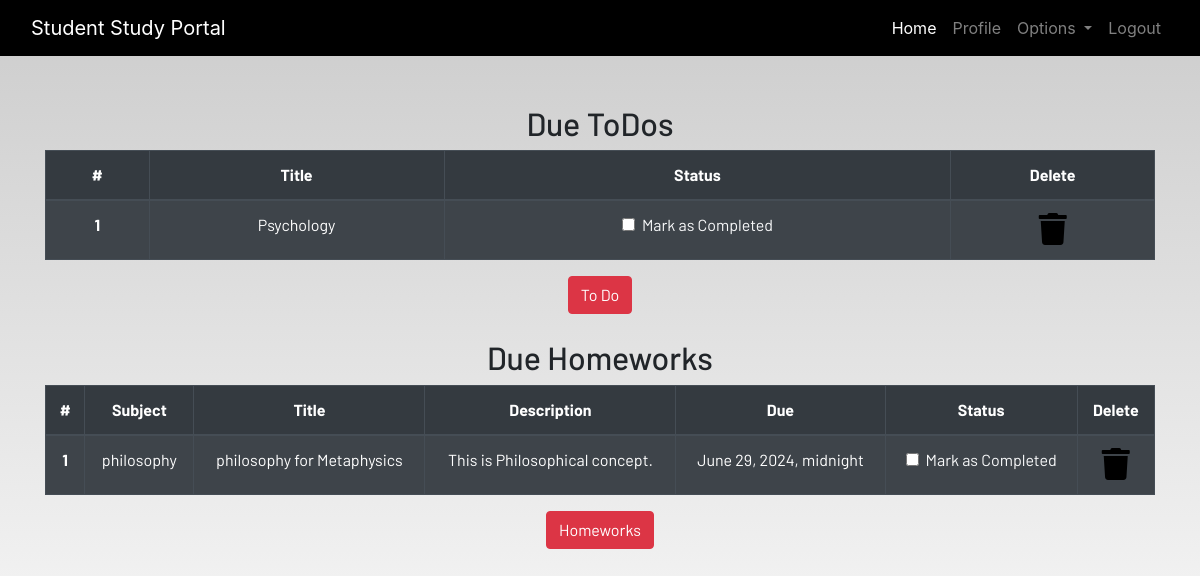
/profile/ (signed in), run on the app's committed database.
### dashboard/models.py (models this page shows, shortened)
class ToDo(models.Model):
    user=models.ForeignKey(User,on_delete=models.CASCADE)
    title=models.CharField(max_length=255)
    is_finished=models.BooleanField(default=False)

class Homework(models.Model):
    user=models.ForeignKey(User,on_delete=models.CASCADE)
    subject=models.CharField(max_length=255)
    title=models.CharField(max_length=255)
    description=models.TextField()
    due=models.DateTimeField()
    is_finished=models.BooleanField(default=False)

### dashboard/views.py (the view)
# urls.py: path('profile/',dash_views.profile,name='profile'),
@login_required
def profile(request):
    homeworks=Homework.objects.filter(is_finished=False,user=request.user)
    todos=ToDo.objects.filter(is_finished=False,user=request.user)
    if len(homeworks)==0:
        homework_done=True
    else:
        homework_done=False
    if len(todos)==0:
        todos_done=True
    else:
        todos_done=False
    context={
        'homeworks':homeworks,
        'todos':todos,
        'homework_done':homework_done,
        'todos_done':todos_done
        }
    return render(request,"dashboard/profile.html",context)

### dashboard/templates/dashboard/profile.html
{% extends 'dashboard/base.html' %}
{% load static %}
{% load crispy_forms_tags %}
{% block content %}
<section class="text-center">
    <div class="container">
        {% if not todos_done %}
        <h2>Due ToDos</h2>
        <table class="table table-striped table-bordered table-hover table-dark">
            <thead>
                <tr>
                    <th scope="col">#</th>
                    <th scope="col">Title</th>
                    <th scope="col">Status</th>
                    <th scope="col">Delete</th>
                </tr>
            </thead>
            <tbody>
                {% for todo in todos %}
                <tr>
                    <th scope="row">{{ forloop.counter }}</th>
                    <td>{{ todo.title }}</td>
                    <td>
                        <a href="{% url 'update_todo' todo.id %}">
                            <div class="form-check">
                                {% if todo.is_finished %}
                                    <input class="form-check-input" type="checkbox" checked>
                                {% else %}
                                    <input class="form-check-input" type="checkbox" value="">
                                {% endif %}
                                <label class="form-check-label text-light" for="flexCheckDefault">
                                    Mark as Completed
                                </label>
                            </div>
                        </a>
                    </td>
                    <td><a href="{% url 'delete_todo' todo.id %}"><i class="fa fa-trash fa-2x"></i></a></td>
                </tr>
                {% endfor %}
            </tbody>
        </table>
        {% else %}
        <h3>All To dos are completed!!!!</h3>
        {% endif %}
        <a href="{% url 'todo' %}" class="btn btn-danger">To Do</a>
        <br><br>
        {% if not homework_done %}
        <h2>Due Homeworks</h2>
        <table class="table table-striped table-bordered table-hover table-dark">
            <thead>
                <tr>
                    <th scope="col">#</th>
                    <th scope="col">Subject</th>
                    <th scope="col">Title</th>
                    <th scope="col">Description</th>
                    <th scope="col">Due</th>
                    <th scope="col">Status</th>
                    <th scope="col">Delete</th>
                </tr>
            </thead>
            <tbody>
                {% for hw in homeworks %}
                <tr>
                    <th scope="row">{{ forloop.counter }}</th>
                    <td>{{ hw.subject }}</td>
                    <td>{{ hw.title }}</td>
                    <td>{{ hw.description }}</td>
                    <td>{{ hw.due }}</td>
                    <td>
                        <a href="{% url 'update_homework' hw.id %}">
                            <div class="form-check">
                                {% if hw.is_finished %}
                                    <input class="form-check-input" type="checkbox" checked>
                                {% else %}
                                    <input class="form-check-input" type="checkbox" value="">
                                {% endif %}
                                <label class="form-check-label text-light" for="flexCheckDefault">
                                    Mark as Completed
                                </label>
                            </div>
                        </a>
                    </td>
                    <td><a href="{% url 'delete_homework' hw.id %}"><i class="fa fa-trash fa-2x"></i></a></td>
                </tr>
                {% endfor %}
            </tbody>
        </table>
        {% else %}
        <h3>All Homeworks are completed!!!!</h3>
        {% endif %}
        <a href="{% url 'homework' %}" class="btn btn-danger">Homeworks</a>
    </div>
</section>
{% endblock content %}

### static/css/main.css (style rules this page uses)
html { scroll-behavior: smooth; height: 100%; width: 100%; }
a { text-decoration: none !important; color: black; }
html, body { max-width: 100%; overflow-x: hidden; height: 100%; width: 100%; }
body { background: linear-gradient(rgba(0, 0, 0, 0.2), rgba(255, 255, 255, 0.5)); overflow-x: hidden; background-repeat: no-repeat; }
.fa { color: black; }

### data on the page
ToDo: title "Psychology"
Homework: subject "philosophy", title "philosophy for Metaphysics", description "This is Philosophical concept.", due "June 29, 2024, midnight"
